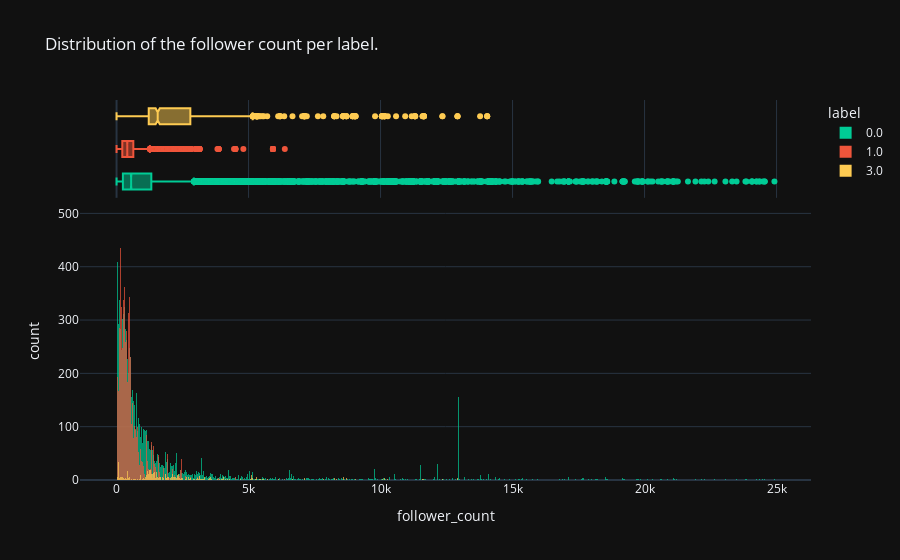

Notebook code cell kept with this figure:
### Code cell
fig = px.histogram(df_main.query('follower_count < 25000'), 
                   x="follower_count", 
                   nbins=2000,
                   color="label",
                   opacity=.7,
                   marginal="box", # or violin, rug
                   title='Distribution of the follower count per label.',
                   **plotly_kwargs
                   )


fig = fig.update_layout(barmode='overlay', 

                        )
fig

### Figure 1 — Plotly figure (JSON) as saved in the notebook; plotly's stock layout.template omitted (floating-point values rounded to 4 significant figures; data arrays with more than 128 entries replaced by an {"elided": "..."} marker saying what was removed)
{"data": [{"alignmentgroup": "True", "bingroup": "x", "hovertemplate": "label=0.0<br>follower_count=%{x}<br>count=%{y}<extra></extra>", "legendgroup": "0.0", "marker": {"color": "#00CC96", "opacity": 0.7, "pattern": {"shape": ""}}, "name": "0.0", "nbinsx": 2000, "offsetgroup": "0.0", "orientation": "v", "showlegend": true, "type": "histogram", "x": {"elided": "16085 int values"}, "xaxis": "x", "yaxis": "y"}, {"alignmentgroup": "True", "hovertemplate": "label=0.0<br>follower_count=%{x}<extra></extra>", "legendgroup": "0.0", "marker": {"color": "#00CC96"}, "name": "0.0", "notched": true, "offsetgroup": "0.0", "showlegend": false, "type": "box", "x": {"elided": "16085 int values"}, "xaxis": "x2", "yaxis": "y2"}, {"alignmentgroup": "True", "bingroup": "x", "hovertemplate": "label=1.0<br>follower_count=%{x}<br>count=%{y}<extra></extra>", "legendgroup": "1.0", "marker": {"color": "#EF553B", "opacity": 0.7, "pattern": {"shape": ""}}, "name": "1.0", "nbinsx": 2000, "offsetgroup": "1.0", "orientation": "v", "showlegend": true, "type": "histogram", "x": {"elided": "10931 int values"}, "xaxis": "x", "yaxis": "y"}, {"alignmentgroup": "True", "hovertemplate": "label=1.0<br>follower_count=%{x}<extra></extra>", "legendgroup": "1.0", "marker": {"color": "#EF553B"}, "name": "1.0", "notched": true, "offsetgroup": "1.0", "showlegend": false, "type": "box", "x": {"elided": "10931 int values"}, "xaxis": "x2", "yaxis": "y2"}, {"alignmentgroup": "True", "bingroup": "x", "hovertemplate": "label=3.0<br>follower_count=%{x}<br>count=%{y}<extra></extra>", "legendgroup": "3.0", "marker": {"color": "#FECB52", "opacity": 0.7, "pattern": {"shape": ""}}, "name": "3.0", "nbinsx": 2000, "offsetgroup": "3.0", "orientation": "v", "showlegend": true, "type": "histogram", "x": {"elided": "980 int values"}, "xaxis": "x", "yaxis": "y"}, {"alignmentgroup": "True", "hovertemplate": "label=3.0<br>follower_count=%{x}<extra></extra>", "legendgroup": "3.0", "marker": {"color": "#FECB52"}, "name": "3.0", "notched": true, "offsetgroup": "3.0", "showlegend": false, "type": "box", "x": {"elided": "980 int values"}, "xaxis": "x2", "yaxis": "y2"}], "layout": {"barmode": "overlay", "legend": {"title": {"text": "label"}, "tracegroupgap": 0}, "title": {"text": "Distribution of the follower count per label."}, "xaxis": {"anchor": "y", "domain": [0, 1], "title": {"text": "follower_count"}}, "xaxis2": {"anchor": "y2", "domain": [0, 1], "matches": "x", "showgrid": true, "showticklabels": false}, "yaxis": {"anchor": "x", "domain": [0, 0.7326], "title": {"text": "count"}}, "yaxis2": {"anchor": "x2", "domain": [0.7426, 1], "matches": "y2", "showgrid": false, "showline": false, "showticklabels": false, "ticks": ""}}}
